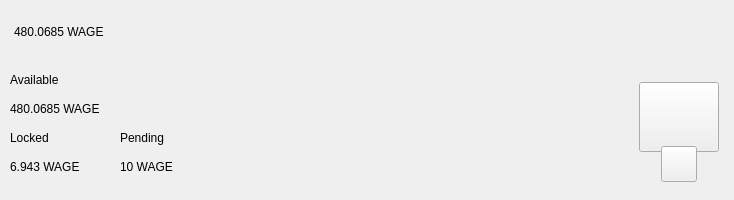
<?xml version="1.0" encoding="UTF-8"?>
<ui version="4.0">
 <class>TopBar</class>
 <widget class="QWidget" name="TopBar">
  <property name="geometry">
   <rect>
    <x>0</x>
    <y>0</y>
    <width>734</width>
    <height>200</height>
   </rect>
  </property>
  <property name="minimumSize">
   <size>
    <width>0</width>
    <height>200</height>
   </size>
  </property>
  <property name="maximumSize">
   <size>
    <width>16777215</width>
    <height>200</height>
   </size>
  </property>
  <property name="windowTitle">
   <string>Form</string>
  </property>
  <layout class="QVBoxLayout" name="verticalLayout_10" stretch="0">
   <property name="spacing">
    <number>0</number>
   </property>
   <property name="leftMargin">
    <number>0</number>
   </property>
   <property name="topMargin">
    <number>0</number>
   </property>
   <property name="rightMargin">
    <number>0</number>
   </property>
   <property name="bottomMargin">
    <number>0</number>
   </property>
   <item>
    <widget class="PFBorderImage" name="containerTop" native="true">
     <layout class="QVBoxLayout" name="verticalLayout_11">
      <property name="spacing">
       <number>0</number>
      </property>
      <property name="leftMargin">
       <number>0</number>
      </property>
      <property name="topMargin">
       <number>0</number>
      </property>
      <property name="rightMargin">
       <number>0</number>
      </property>
      <property name="bottomMargin">
       <number>0</number>
      </property>
      <item>
       <widget class="QWidget" name="top_container_2" native="true">
        <property name="minimumSize">
         <size>
          <width>0</width>
          <height>65</height>
         </size>
        </property>
        <layout class="QHBoxLayout" name="top_container">
         <property name="spacing">
          <number>0</number>
         </property>
         <property name="leftMargin">
          <number>14</number>
         </property>
         <property name="topMargin">
          <number>0</number>
         </property>
         <property name="rightMargin">
          <number>14</number>
         </property>
         <property name="bottomMargin">
          <number>0</number>
         </property>
         <item alignment="Qt::AlignVCenter">
          <widget class="QWidget" name="widgetTopAmount" native="true">
           <property name="sizePolicy">
            <sizepolicy hsizetype="Preferred" vsizetype="Maximum">
             <horstretch>0</horstretch>
             <verstretch>0</verstretch>
            </sizepolicy>
           </property>
           <layout class="QHBoxLayout" name="horizontalLayout_5">
            <property name="spacing">
             <number>0</number>
            </property>
            <property name="leftMargin">
             <number>0</number>
            </property>
            <property name="topMargin">
             <number>0</number>
            </property>
            <property name="rightMargin">
             <number>0</number>
            </property>
            <property name="bottomMargin">
             <number>0</number>
            </property>
            <item alignment="Qt::AlignTop">
             <widget class="QLabel" name="labelAmountTopWAGE">
              <property name="minimumSize">
               <size>
                <width>0</width>
                <height>36</height>
               </size>
              </property>
              <property name="styleSheet">
               <string notr="true">padding:0px;margin:0px;</string>
              </property>
              <property name="text">
               <string>480.0685 WAGE</string>
              </property>
             </widget>
            </item>
            <item>
             <spacer name="horizontalSpacer_11">
              <property name="orientation">
               <enum>Qt::Horizontal</enum>
              </property>
              <property name="sizeType">
               <enum>QSizePolicy::Fixed</enum>
              </property>
              <property name="sizeHint" stdset="0">
               <size>
                <width>20</width>
                <height>20</height>
               </size>
              </property>
             </spacer>
            </item>
            <item>
             <spacer name="horizontalSpacer_12">
              <property name="orientation">
               <enum>Qt::Horizontal</enum>
              </property>
              <property name="sizeType">
               <enum>QSizePolicy::Fixed</enum>
              </property>
              <property name="sizeHint" stdset="0">
               <size>
                <width>20</width>
                <height>20</height>
               </size>
              </property>
             </spacer>
            </item>
           </layout>
          </widget>
         </item>
         <item>
          <spacer name="horizontalSpacer">
           <property name="orientation">
            <enum>Qt::Horizontal</enum>
           </property>
           <property name="sizeHint" stdset="0">
            <size>
             <width>40</width>
             <height>20</height>
            </size>
           </property>
          </spacer>
         </item>
         <item>
          <layout class="QHBoxLayout" name="horizontalLayout_4">
           <property name="spacing">
            <number>12</number>
           </property>
           <property name="rightMargin">
            <number>0</number>
           </property>
           <item alignment="Qt::AlignRight">
            <widget class="QWidget" name="layoutSync" native="true">
             <property name="minimumSize">
              <size>
               <width>0</width>
               <height>36</height>
              </size>
             </property>
             <property name="maximumSize">
              <size>
               <width>16777215</width>
               <height>36</height>
              </size>
             </property>
             <layout class="QVBoxLayout" name="verticalLayout_9">
              <property name="leftMargin">
               <number>0</number>
              </property>
              <property name="topMargin">
               <number>0</number>
              </property>
              <property name="rightMargin">
               <number>0</number>
              </property>
              <property name="bottomMargin">
               <number>0</number>
              </property>
              <item>
               <widget class="ExpandableButton" name="pushButtonSync" native="true">
                <property name="minimumSize">
                 <size>
                  <width>36</width>
                  <height>36</height>
                 </size>
                </property>
                <property name="maximumSize">
                 <size>
                  <width>16777215</width>
                  <height>36</height>
                 </size>
                </property>
               </widget>
              </item>
             </layout>
            </widget>
           </item>
           <item>
            <widget class="ExpandableButton" name="pushButtonStack" native="true">
             <property name="minimumSize">
              <size>
               <width>36</width>
               <height>36</height>
              </size>
             </property>
            </widget>
           </item>
           <item>
            <widget class="ExpandableButton" name="pushButtonHardfork" native="true">
             <property name="minimumSize">
              <size>
               <width>36</width>
               <height>36</height>
              </size>
             </property>
            </widget>
           </item>
           <item>
            <widget class="ExpandableButton" name="pushButtonColdStaking" native="true">
             <property name="minimumSize">
              <size>
               <width>36</width>
               <height>36</height>
              </size>
             </property>
            </widget>
           </item>
           <item>
            <widget class="ExpandableButton" name="pushButtonConnection" native="true">
             <property name="minimumSize">
              <size>
               <width>36</width>
               <height>36</height>
              </size>
             </property>
            </widget>
           </item>
           <item>
            <widget class="ExpandableButton" name="pushButtonTor" native="true">
             <property name="minimumSize">
              <size>
               <width>36</width>
               <height>36</height>
              </size>
             </property>
            </widget>
           </item>
           <item>
            <widget class="ExpandableButton" name="pushButtonHDEnabled" native="true">
             <property name="minimumSize">
              <size>
               <width>36</width>
               <height>36</height>
              </size>
             </property>
            </widget>
           </item>
           <item>
            <widget class="ExpandableButton" name="pushButtonLock" native="true">
             <property name="sizePolicy">
              <sizepolicy hsizetype="Expanding" vsizetype="Expanding">
               <horstretch>0</horstretch>
               <verstretch>0</verstretch>
              </sizepolicy>
             </property>
             <property name="minimumSize">
              <size>
               <width>36</width>
               <height>0</height>
              </size>
             </property>
            </widget>
           </item>
           <item>
            <widget class="ExpandableButton" name="pushButtonTheme" native="true">
             <property name="minimumSize">
              <size>
               <width>36</width>
               <height>36</height>
              </size>
             </property>
             <property name="maximumSize">
              <size>
               <width>16777215</width>
               <height>36</height>
              </size>
             </property>
            </widget>
           </item>
          </layout>
         </item>
        </layout>
       </widget>
      </item>
      <item>
       <widget class="QWidget" name="bottom_container" native="true">
        <property name="minimumSize">
         <size>
          <width>0</width>
          <height>135</height>
         </size>
        </property>
        <layout class="QHBoxLayout" name="botton_container">
         <property name="leftMargin">
          <number>10</number>
         </property>
         <property name="topMargin">
          <number>0</number>
         </property>
         <property name="rightMargin">
          <number>10</number>
         </property>
         <property name="bottomMargin">
          <number>10</number>
         </property>
         <item>
          <layout class="QHBoxLayout" name="horizontalLayout_3">
           <property name="bottomMargin">
            <number>9</number>
           </property>
           <item>
            <layout class="QVBoxLayout" name="verticalLayout_7">
             <property name="spacing">
              <number>0</number>
             </property>
             <property name="leftMargin">
              <number>0</number>
             </property>
             <property name="rightMargin">
              <number>30</number>
             </property>
             <item>
              <layout class="QVBoxLayout" name="verticalLayout_2">
               <item>
                <widget class="QLabel" name="labelTitle1">
                 <property name="text">
                  <string>Available</string>
                 </property>
                </widget>
               </item>
               <item>
                <widget class="QLabel" name="labelAmountWAGE">
                 <property name="text">
                  <string>480.0685 WAGE</string>
                 </property>
                </widget>
               </item>
              </layout>
             </item>
             <item>
              <layout class="QHBoxLayout" name="horizontalLayout_2">
               <property name="spacing">
                <number>0</number>
               </property>
               <item>
                <layout class="QVBoxLayout" name="verticalLayout_3">
                 <item>
                  <widget class="QLabel" name="labelTitle3">
                   <property name="text">
                    <string>Locked</string>
                   </property>
                  </widget>
                 </item>
                 <item>
                  <widget class="QLabel" name="labelLockedWAGE">
                   <property name="text">
                    <string>6.943 WAGE</string>
                   </property>
                  </widget>
                 </item>
                </layout>
               </item>
               <item>
                <spacer name="horizontalSpacer_3">
                 <property name="orientation">
                  <enum>Qt::Horizontal</enum>
                 </property>
                 <property name="sizeType">
                  <enum>QSizePolicy::Fixed</enum>
                 </property>
                 <property name="sizeHint" stdset="0">
                  <size>
                   <width>40</width>
                   <height>20</height>
                  </size>
                 </property>
                </spacer>
               </item>
               <item>
                <layout class="QVBoxLayout" name="verticalLayout_4">
                 <item>
                  <widget class="QLabel" name="labelTitle4">
                   <property name="text">
                    <string>Pending</string>
                   </property>
                  </widget>
                 </item>
                 <item>
                  <widget class="QLabel" name="labelPendingWAGE">
                   <property name="text">
                    <string>10 WAGE</string>
                   </property>
                  </widget>
                 </item>
                </layout>
               </item>
              </layout>
             </item>
            </layout>
           </item>
          </layout>
         </item>
         <item>
          <spacer name="horizontalSpacer_2">
           <property name="orientation">
            <enum>Qt::Horizontal</enum>
           </property>
           <property name="sizeHint" stdset="0">
            <size>
             <width>40</width>
             <height>20</height>
            </size>
           </property>
          </spacer>
         </item>
         <item alignment="Qt::AlignHCenter|Qt::AlignVCenter">
          <widget class="QWidget" name="qrContainer" native="true">
           <property name="sizePolicy">
            <sizepolicy hsizetype="Preferred" vsizetype="Minimum">
             <horstretch>0</horstretch>
             <verstretch>0</verstretch>
            </sizepolicy>
           </property>
           <property name="minimumSize">
            <size>
             <width>90</width>
             <height>110</height>
            </size>
           </property>
           <property name="maximumSize">
            <size>
             <width>90</width>
             <height>110</height>
            </size>
           </property>
           <layout class="QVBoxLayout" name="containerQR">
            <property name="spacing">
             <number>0</number>
            </property>
            <property name="leftMargin">
             <number>5</number>
            </property>
            <property name="topMargin">
             <number>10</number>
            </property>
            <property name="rightMargin">
             <number>5</number>
            </property>
            <property name="bottomMargin">
             <number>0</number>
            </property>
            <item>
             <widget class="QPushButton" name="btnQr">
              <property name="minimumSize">
               <size>
                <width>70</width>
                <height>70</height>
               </size>
              </property>
              <property name="maximumSize">
               <size>
                <width>16777215</width>
                <height>70</height>
               </size>
              </property>
              <property name="focusPolicy">
               <enum>Qt::NoFocus</enum>
              </property>
              <property name="text">
               <string/>
              </property>
              <property name="iconSize">
               <size>
                <width>70</width>
                <height>70</height>
               </size>
              </property>
             </widget>
            </item>
            <item>
             <spacer name="verticalSpacer">
              <property name="orientation">
               <enum>Qt::Vertical</enum>
              </property>
              <property name="sizeType">
               <enum>QSizePolicy::Fixed</enum>
              </property>
              <property name="sizeHint" stdset="0">
               <size>
                <width>20</width>
                <height>20</height>
               </size>
              </property>
             </spacer>
            </item>
            <item alignment="Qt::AlignHCenter|Qt::AlignBottom">
             <widget class="QPushButton" name="pushButtonQR">
              <property name="minimumSize">
               <size>
                <width>36</width>
                <height>36</height>
               </size>
              </property>
              <property name="maximumSize">
               <size>
                <width>36</width>
                <height>36</height>
               </size>
              </property>
              <property name="focusPolicy">
               <enum>Qt::NoFocus</enum>
              </property>
              <property name="text">
               <string/>
              </property>
             </widget>
            </item>
           </layout>
          </widget>
         </item>
        </layout>
       </widget>
      </item>
     </layout>
    </widget>
   </item>
  </layout>
 </widget>
 <customwidgets>
  <customwidget>
   <class>ExpandableButton</class>
   <extends>QWidget</extends>
   <header>qt/digiwage/expandablebutton.h</header>
   <container>1</container>
  </customwidget>
  <customwidget>
   <class>PFBorderImage</class>
   <extends>QFrame</extends>
   <header>qt/digiwage/pfborderimage.h</header>
   <container>1</container>
  </customwidget>
 </customwidgets>
 <resources/>
 <connections/>
</ui>
